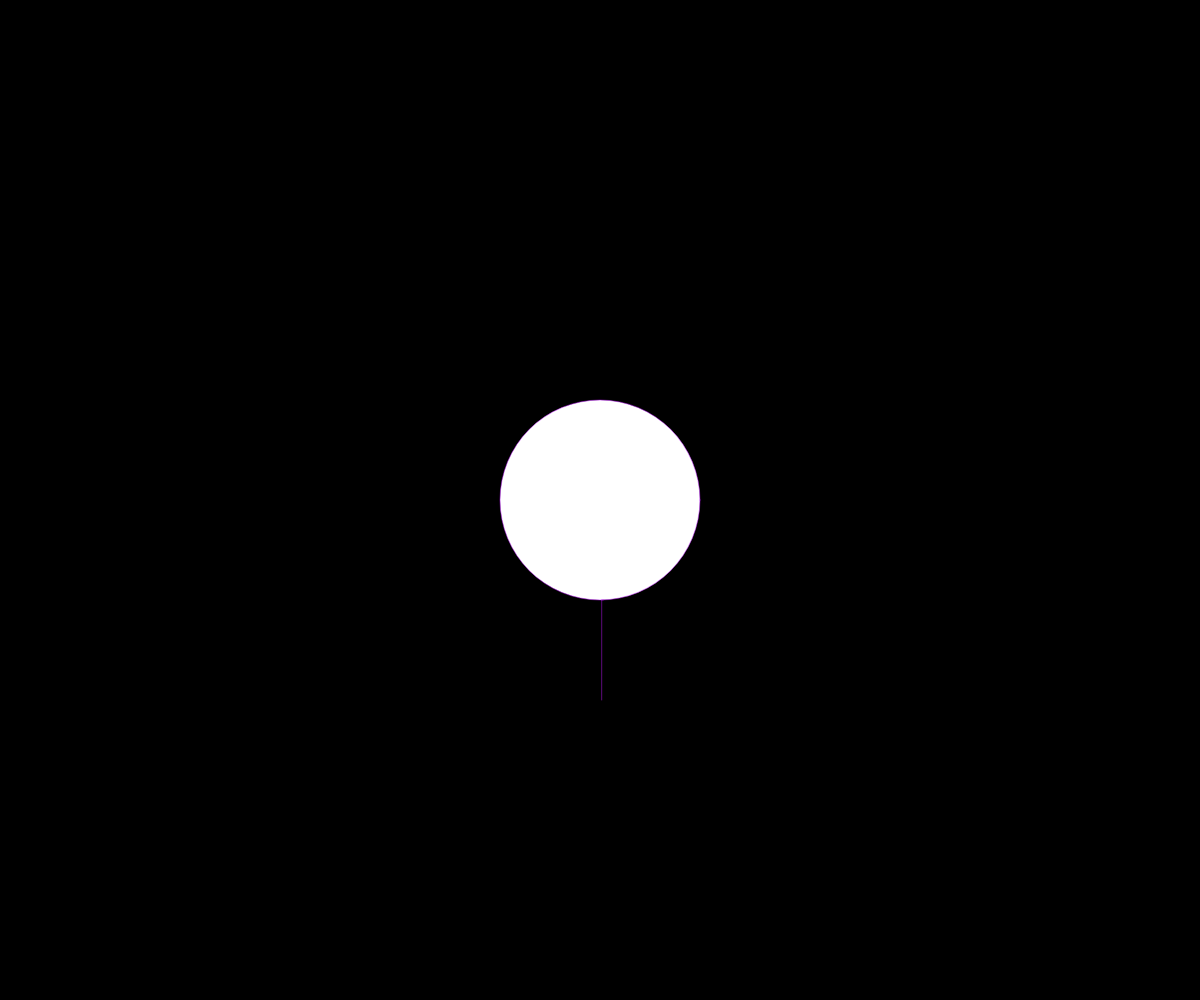
Frame 1 (no input)
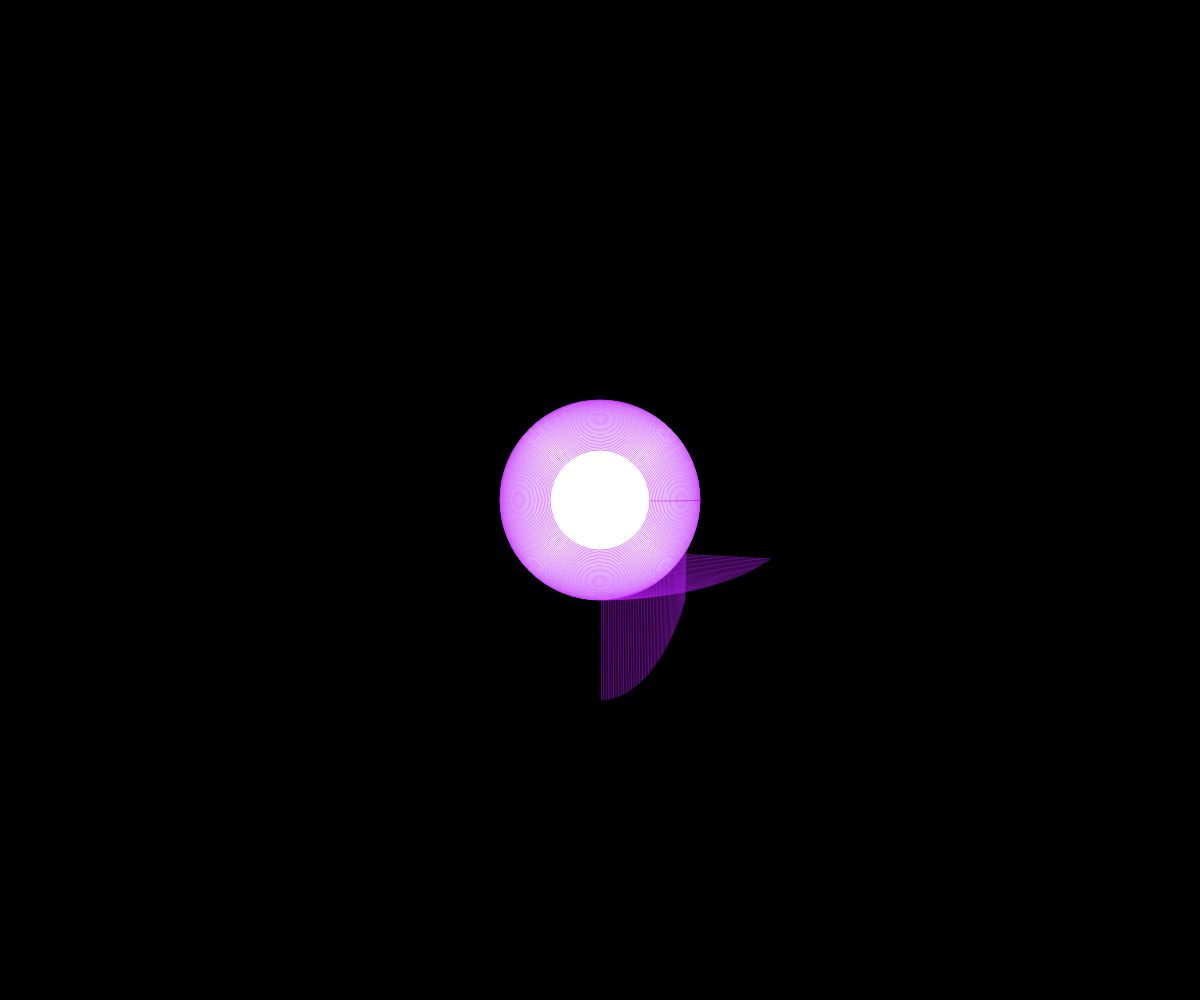
Frame 60 (no input)
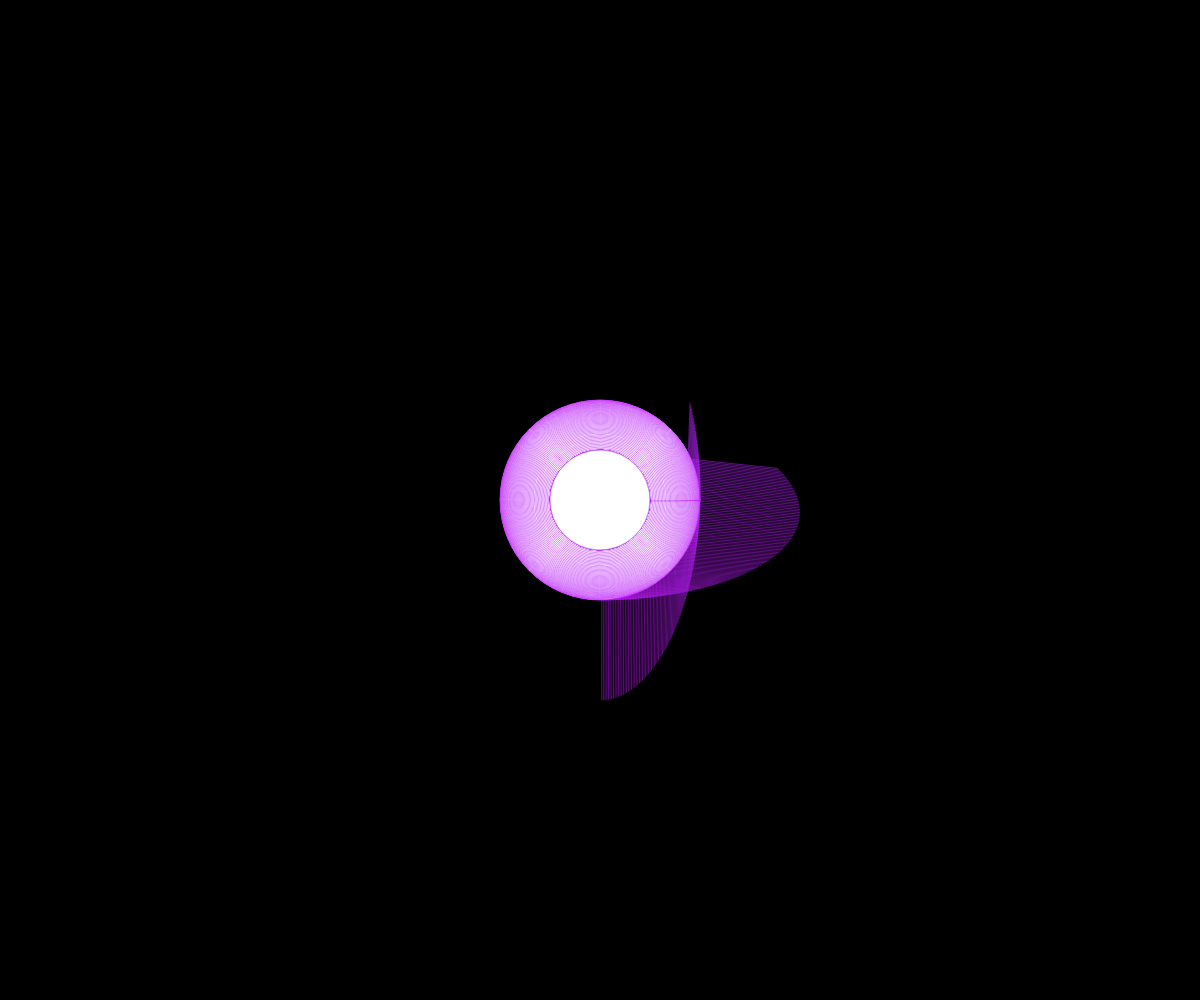
Frame 120 (the mouse pressed at the canvas centre since frame 60)

The p5.js sketch that drew these frames (run headless with seeded random() and noise() and a simulated clock; from frame 60 on, the mouse is pressed at the canvas centre):

// p5.js sketch
// ── sketch.js

function preload(){
  // put preload code here
}

function setup() {
  // put setup code here
  createCanvas(windowWidth,windowHeight);
  smooth();
  background(0);

  angleMode(DEGREES);

  //noCursor();

}

function draw()
 {

  var x= sin(frameCount );
  var y= cos(frameCount );
  /*stroke(122, 23, 248);
  noFill();

  //Texture background
  ellipse(random(0,windowWidth),random(0,windowHeight),x*sin(frameCount/10));
  noFill();
  ellipse(random(0,windowWidth),random(0,windowHeight),y*cos(frameCount/10)+10);
  */

  //Up Circles
  push();
  translate(width/2,height/2);
  rotate(frameCount/60);
  var col=lerpColor(color(187, 23, 248),color(23, 248, 187),frameCount/2000);
  stroke(col);
  scale(0.5);
  line(x*200,y*400,x*200,y*200);
  ellipse(0,0,x*200);
  ellipse(0,0,y*400)

  pop();


  //Down Circles
  push();
  translate(width/2,height/2);
  rotate(frameCount/20);
  var col=lerpColor(color(187, 23, 248),color(23, 248, 187),frameCount/2000);
  stroke(col);
  scale(0.5);
  line(x*400,y*200,x*200,y*200);
  pop();

  //LoopEnd
  /*if(frameCount > 720)
  {
    noLoop();
  }*/




}
